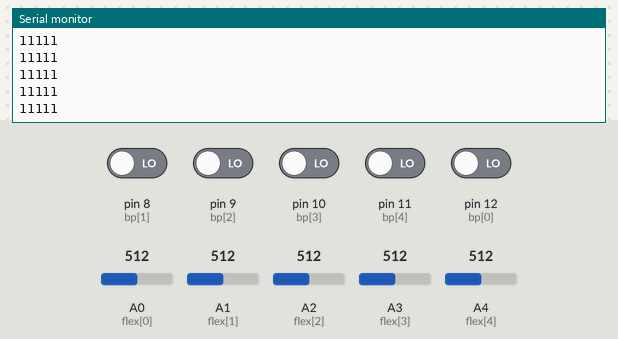
Simulated run of this sketch. Board: Arduino Uno, built with avr-gcc and run on an emulated ATmega328P. Shown: the last lines printed to the serial monitor. Inputs (shaded band) come from the test bench; at power-on: pin 8 (bp[1]), pin 9 (bp[2]), pin 10 (bp[3]), pin 11 (bp[4]), pin 12 (bp[0]) LOW, A0 (flex[0]) = 512, A1 (flex[1]) = 512, A2 (flex[2]) = 512, A3 (flex[3]) = 512, A4 (flex[4]) = 512.

Above: at 1.2 s.
1.3 s: A0 (flex[0]) set to 190
At 1.49 s:
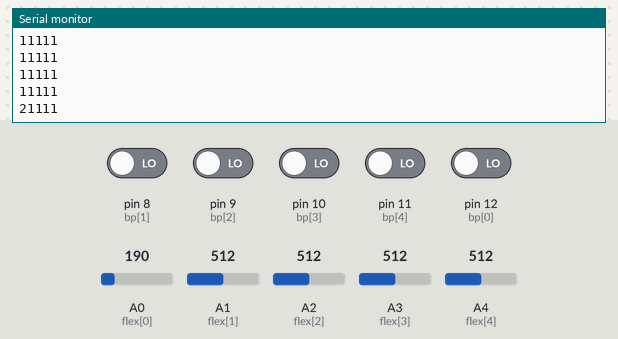
2.8 s: A1 (flex[1]) set to 190
At 2.85 s:
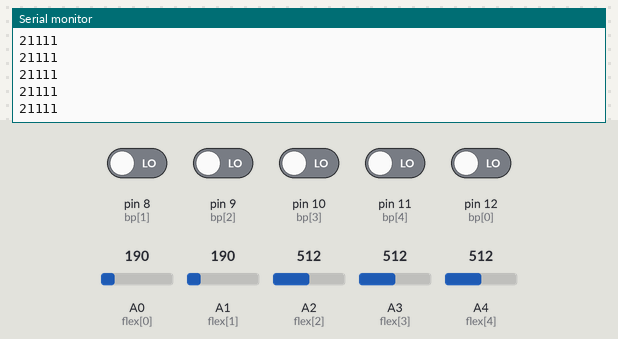
4.3 s: A2 (flex[2]) set to 190
At 4.36 s:
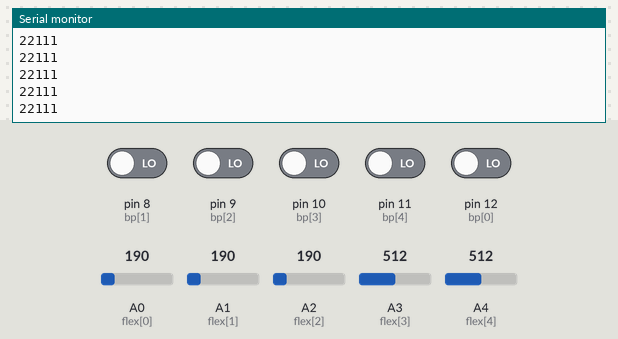
5.8 s: A3 (flex[3]) set to 190
At 5.88 s:
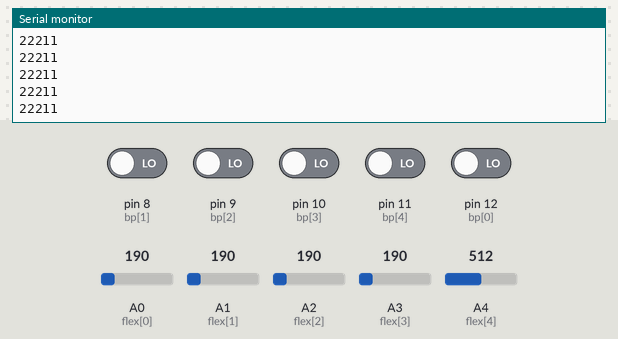
7.3 s: A4 (flex[4]) set to 190
At 7.39 s:
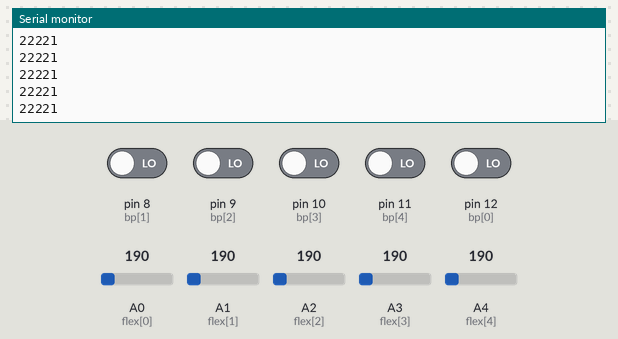
8.8 s: pin 8 (bp[1]) driven HIGH
At 9.05 s:
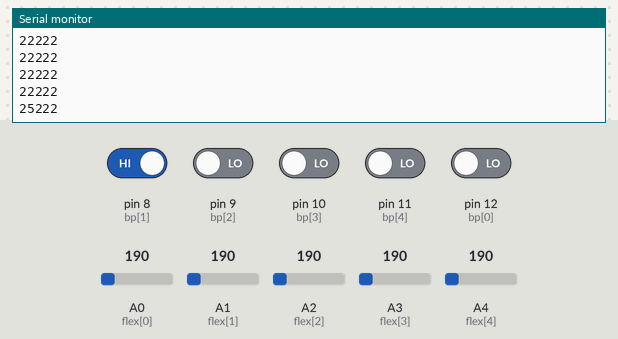
Timing chart, 0 to 11.3 s (numbered marks = the images above; inputs shaded):
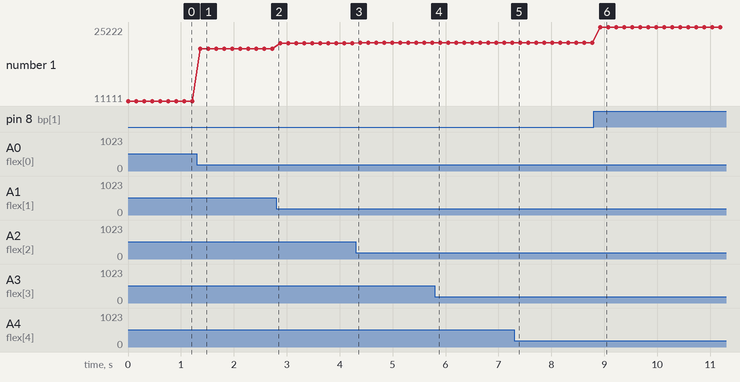

Measured:
- after the input at 1.3 s, the serial monitor: prints a new line after 0.06 s (image 1)
- after the input at 8.8 s, the serial monitor: prints a new line after 0.12 s (image 6)
- plotted number 1: 11111 → 21111 after the input at 1.3 s, 21111 → 22111 after the input at 2.8 s, 22111 → 22211 after the input at 4.3 s, 22211 → 22221 after the input at 5.8 s, 22221 → 22222 after the input at 7.3 s

The sketch:

arduino_code.ino
```cpp
const int flex[] = {A0, A1, A2, A3, A4};                //pin flex
int bp[] = {12, 8, 9, 10, 11};                          //pin interrupteurs bout doigt
int flexp[5];                                           //variables 'resistance' des flex
bool bps[5];                                            //variables 'etat' des interrupteurs
int d[5];                                               //variables intermediaires 'etat' doigts
int doigt[5];                                           //variables finales 'etat' doigts

void setup(){
  Serial.begin(9600);                                   //initialisation de la communication série
  for (int i = 0; i < 5; i++){                          //setup des pins des flex/interrp
        pinMode(flex[i], INPUT);
        pinMode(bp[i], INPUT);
  }
}

void loop(){
    for (int i = 0; i < 5; i++){
        flexp[i] = analogRead(flex[i]);                 //acquisition de la 'position' des flex
        bps[i] = digitalRead(bp[i]);                    //acquisition de l'etat des interrupteurs

        d[i] = map(flexp[i], 90, 280, 0, 300);          //on ramène la valeur de la resistance à un multiple de 3
        d[i] = constrain(d[i], 0, 300);                 //on récupère les quelques valeurs volatiles

        doigt[i] = 0;                                   //valeur par défaut Etat 0 = dysfonctionnement d'un flex

        if (flexp[i] > 0){                              //si valeur resistance > 0 alors flex en place
            if (d[i] <= 100){                           //test doigt plié
                doigt[i] = 3;
            } else if (d[i] > 200){                     //test doigt tendu
                doigt[i] = 1;
            } else {                                    //test doigt à moitié plié
                doigt[i] = 2;
            }
            if (bps[i] == 1){                           //test si interrupteur activé (boolean)
                doigt[i] = doigt[i] + 3;                //si activé, rajouter 3
            }
        }
        Serial.print(doigt[i]);                         //Envoie des valeurs dans le port série
  }
    Serial.println();                                   //saut de ligne après chaque séquence de traitement
    delay(150);                                         //pause système
}
```
